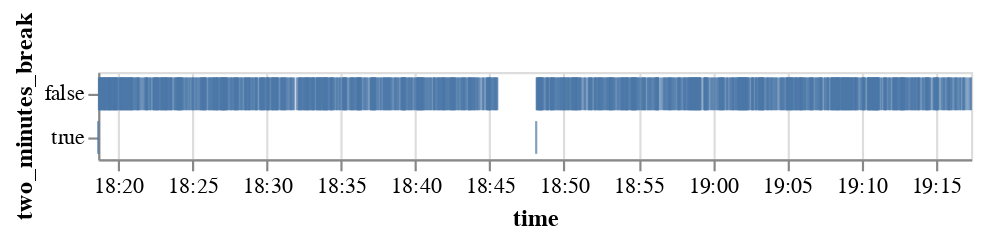

Notebook source saved alongside this figure:
### Code cell
alt.Chart(gdf).mark_tick().encode(
        x=alt.X('time:T', axis=alt.Axis(format='%H:%M')),
        y='two_minutes_break',
)

### Figure 1 — Vega-Lite specification as saved in the notebook (floating-point values rounded to 4 significant figures; data arrays with more than 128 entries replaced by an {"elided": "..."} marker saying what was removed)
{"config": {"view": {"continuousWidth": 400, "continuousHeight": 300}}, "data": {"name": "data-0dfb82be28ed7da90ee17b4fa1105de2"}, "mark": "tick", "encoding": {"x": {"type": "temporal", "axis": {"format": "%H:%M"}, "field": "time"}, "y": {"type": "nominal", "field": "two_minutes_break"}}, "$schema": "https://vega.github.io/schema/vega-lite/v4.8.1.json", "datasets": {"data-0dfb82be28ed7da90ee17b4fa1105de2": {"elided": "1333 records"}}}
